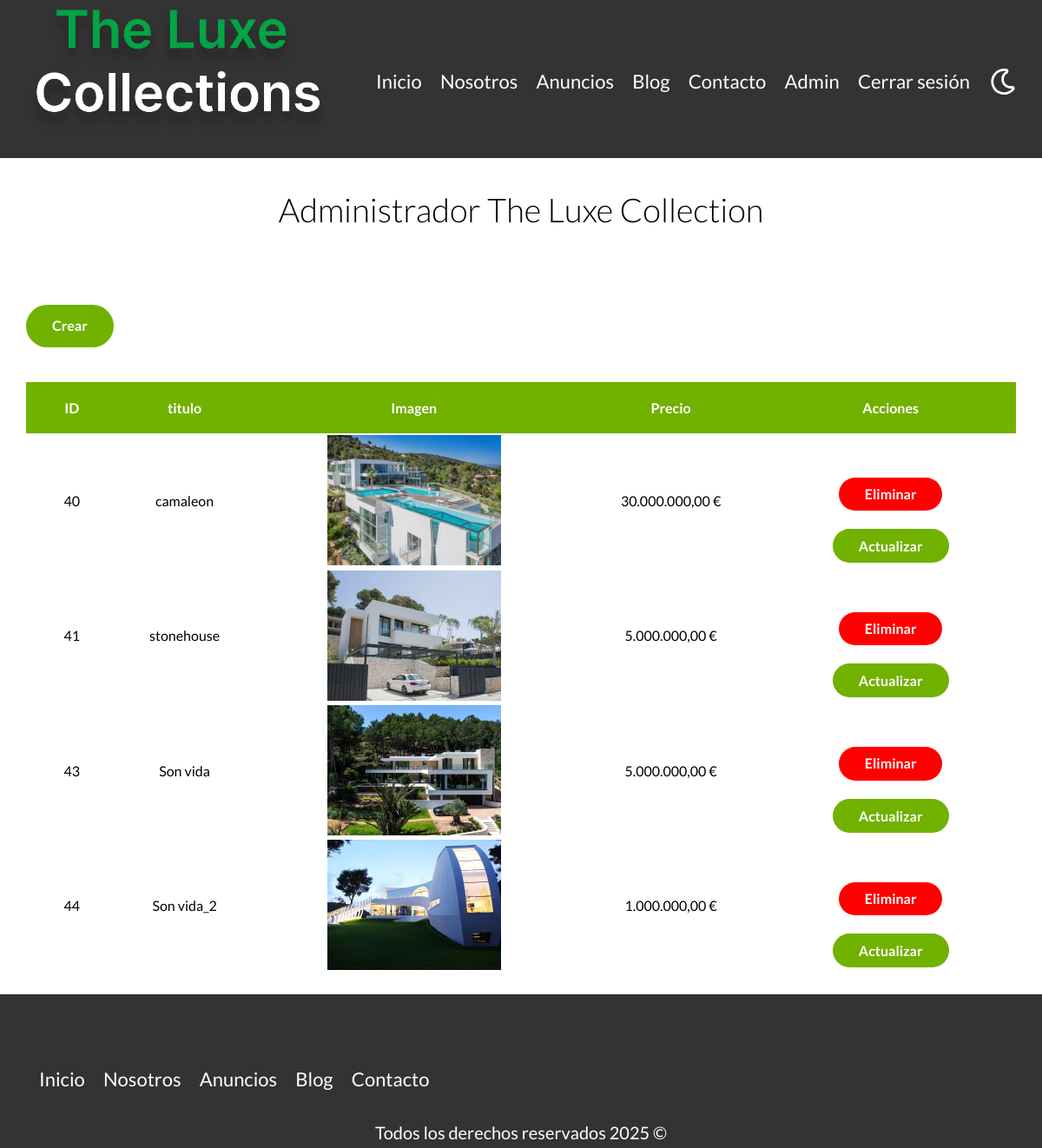
The app's page /admin/index.php (signed in) with its own data.
### tables this page shows
CREATE TABLE `propiedades` (
  `id` int NOT NULL AUTO_INCREMENT,
  `titulo` varchar(45) DEFAULT NULL,
  `precio` decimal(10,2) DEFAULT NULL,
  `imagen` varchar(200) DEFAULT NULL,
  `descripcion` longtext,
  `habitaciones` int DEFAULT NULL,
  `wc` int DEFAULT NULL,
  `estacionamiento` int DEFAULT NULL,
  `creado` date DEFAULT NULL,
  `vendedores_id` int NOT NULL,
  PRIMARY KEY (`id`),
  KEY `fk_propiedades_vendedores_idx` (`vendedores_id`),
  CONSTRAINT `fk_propiedades_vendedores` FOREIGN KEY (`vendedores_id`) REFERENCES `vendedores` (`id`)
);

### includes/templates/funciones.php (called while the page is built, shortened)
<?php
function incluirTemplate( string $nombre, bool $inicio = false) {
    include TEMPLATES_URL . "/$nombre.php";
}
?>

### admin/propiedades/funciones.php (called while the page is built, shortened)
<?php
$db = conectarDb();
function verificarUsuario() {
    if (isset($_SESSION['login']) && $_SESSION['login'] === true) {
        return true;
    }
    return false;
}
function mostrarResultados($db) {
    $query = 'SELECT * FROM propiedades';
    $resultado = mysqli_query($db, $query);
}
mostrarResultados($db);

### admin/index.php (the view, shortened to what this page needs)
<?php
require_once "propiedades/funciones.php";
require_once __DIR__ . '/../includes/templates/funciones.php';
incluirTemplate("header");
$propiedades = $_SESSION['propiedades'] ?? [];
?>
<main class="contenedor seccion">
    <h1>Administrador The Luxe Collection</h1>
    <a href="/admin/propiedades/crear.php" class="boton boton-verde">Crear</a>
    <table class="propiedades">
        <thead>
            <tr>
                <th>ID</th>
                <th>titulo</th>
                <th>Imagen</th>
                <th>Precio</th>
                <th>Acciones</th>
            </tr>
        </thead>
        <tbody>
                <?php if (empty($propiedades)): ?>
            <tr>
                <td colspan="5">No hay propiedades disponibles.</td>
            </tr>
        <?php else: ?>
            <?php foreach ($propiedades as $propiedad): ?>
                <tr>
                    <td><?= $propiedad['id']; ?></td>
                    <td><?= htmlspecialchars($propiedad['titulo']); ?></td>
                    <td>
                        <img src="/imagenes/<?= htmlspecialchars($propiedad['imagen']); ?>" class="imagen-tabla" alt="Imagen de <?= htmlspecialchars($propiedad['titulo']); ?>">
                    </td>
                    <td><?= number_format($propiedad['precio'], 2, ',', '.'); ?> €</td>
                    <td>
                        <div class="acciones-container">
                            <form action="../admin/propiedades/funciones.php" method="POST">
                                <input type="submit" name="eliminar" value="Eliminar" class="boton-rojo-block">
                            </form>
                            <a class="boton-verde-block" href="../admin/propiedades/actualizar.php?id=<?= $propiedad['id']; ?>">Actualizar</a>
                        </div>
                    </td>
                </tr>
            <?php endforeach; ?>
        <?php endif; ?>
        </tbody>
    </table>
</main>
<?php
incluirTemplate("footer");
?>

### includes/templates/header.php (shortened to what this page needs)
<?php
require_once __DIR__ . '/../../admin/propiedades/funciones.php';
$auth = verificarUsuario();
?>
<link rel="stylesheet" href="/build/css/app.css">
<header class="header <?php echo $inicio ? 'inicio' : ''; ?>">
    <div class="contenedor contenido_header">
        <div class="barra">
            <img src="src/img/logo.png" alt="logotipo de bienes raices">
            <div class="derecha">
                <nav class="navegacion">
                    <a href="../../index.php">Inicio</a>
                    <a href="../../nosotros.php">Nosotros</a>
                    <a href="../../anuncios.php">Anuncios</a>
                    <a href="../../blog.php">Blog</a>
                    <a href="../../contacto.php">Contacto</a>
                    <?php if ($auth): ?>
                        <a href="../../admin/index.php">Admin</a>
                        <a href="/cerrarSesion.php">Cerrar sesión</a>
                    <?php else: ?>
                        <a href="login.php">Login</a>
                    <?php endif; ?>
                </nav>
                <img class="dark-mode" src="/src/img/dark-mode.svg" alt="">
            </div>
        </div>
    </div>
</header>

### includes/templates/footer.php
<footer class="footer seccion">
        <div class="contenedor contenedor_footer">
            <nav class="navegacion">
                <a href="index.php">Inicio</a>
                <a href="nosotros.php">Nosotros</a>
                <a href="anuncios.php">Anuncios</a>
                <a href="blog.php">Blog</a>
                <a href="contacto.php">Contacto</a>
            </nav>
        </div>
        <p class="copyright">Todos los derechos reservados <?php echo date('Y');?> &copy;</p>
    </footer>

### build/css/app.css (style rules this page uses)
main { display: block; }
h1 { font-size: 2em; margin: 0.67em 0; }
a { background-color: transparent; }
img { border-style: none; }
button, input, optgroup, select, textarea { font-family: inherit; font-size: 100%; line-height: 1.15; margin: 0; }
button, input { overflow: visible; }
button, [type=button], [type=reset], [type=submit] { -webkit-appearance: button; }
*, *:before, *:after { box-sizing: inherit; }
p { color: #000000; font-size: 2rem; }
.contenedor { width: 95%; max-width: 120rem; margin: 0 auto; }
a { text-decoration: none; }
img, picture { width: 100%; display: block; }
h1, h2, h3 { font-family: "Lato", sans-serif; margin: 2.5rem 0; font-weight: 300; text-align: center; }
h1 { font-size: 3.8rem; }
.seccion { margin-top: 2.5rem; margin-bottom: 2.5rem; }
.header { background-color: #333333; padding: 1rem 0 3rem 0; }
.contenido_header { display: flex; flex-direction: column; justify-content: space-between; }
.footer { background-color: #333333; padding-top: 5rem; }
.footer .copyright { text-align: center; color: #FFFFFF; }
.footer .navegacion a { margin-left: 15px; }
.contenido_header { display: flex; flex-direction: column; }
.derecha { display: flex; }
.derecha .dark-mode { margin-left: 2rem; width: 3rem; margin-top: 2.5rem; filter: invert(100%); }
.barra { display: flex; flex-direction: row; justify-content: space-between; align-items: center; }
.barra img { width: 350px; }
.navegacion { padding-top: 25px; }
.navegacion a { color: #FFFFFF; margin: 0.3125rem; text-decoration: none; font-size: 2.2rem; margin-left: 15px; position: relative; display: inline-block; }
.navegacion a::after { content: ""; position: absolute; width: 0%; height: 2px; background-color: #71B100; bottom: 0; left: 0; transition: width 0.3s ease-in-out; }
.boton-verde { display: inline-block; background-color: #71B100; color: #FFFFFF; font-weight: 700; text-decoration: none; padding: 1rem 3rem; margin-top: 5rem; border-radius: 25px; width: auto; max-width: fit-content; border: none; }
.boton-rojo-block { display: block; background-color: #ff0000; color: #FFFFFF; font-weight: 700; text-decoration: none; padding: 1rem 3rem; margin-top: 5rem; border-radius: 25px; width: auto; max-width: fit-content; border: none; }
.boton-verde-block { display: block; background-color: #71B100; color: #FFFFFF; font-weight: 700; text-decoration: none; padding: 1rem 3rem; margin-top: 5rem; border-radius: 25px; width: auto; max-width: fit-content; border: none; }
table.propiedades { margin-top: 4rem; width: 100%; border-spacing: 0; }
table.propiedades thead { background-color: #71B100; }
table.propiedades th { color: #FFFFFF; padding: 2rem; }
table.propiedades .acciones-container { display: flex; flex-direction: column; justify-content: center; align-items: center; }
table.propiedades .imagen-tabla { display: block; margin: 0 auto; max-width: 20rem; height: auto; }
table.propiedades tr { text-align: center; }
table.propiedades a { display: inline-block; margin: 5px 10px; }

### records on screen
propiedades: id "40", titulo "camaleon", imagen (picture), precio "30.000.000,00"
propiedades: id "41", titulo "stonehouse", imagen (picture), precio "5.000.000,00"
propiedades: id "43", titulo "Son vida", imagen (picture), precio "5.000.000,00"
propiedades: id "44", titulo "Son vida_2", imagen (picture), precio "1.000.000,00"
